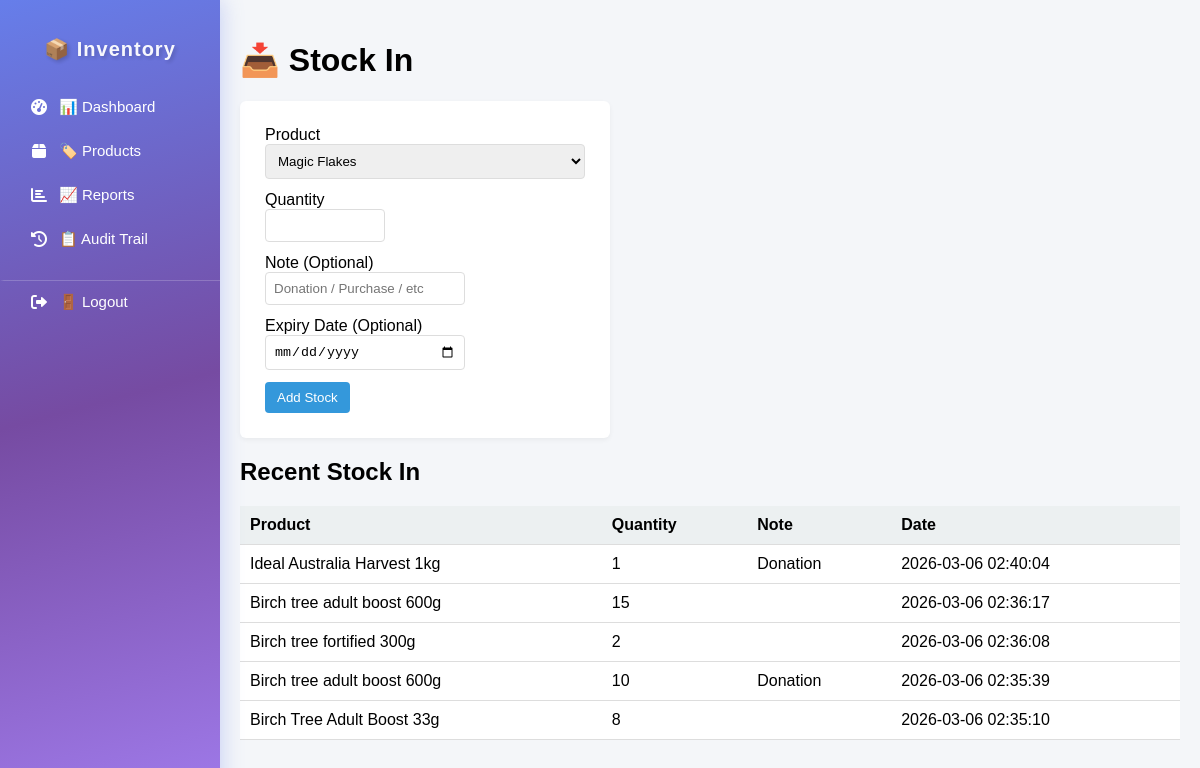
Page /stock_in.php?product_id=15 on the committed database.
### tables this page shows
CREATE TABLE `stock_movements` (
  `id` int(11) NOT NULL,
  `product_id` int(11) NOT NULL,
  `staff_id` int(11) DEFAULT NULL,
  `supplier_id` int(11) DEFAULT NULL,
  `type` enum('IN','OUT') NOT NULL,
  `quantity` int(11) NOT NULL CHECK (`quantity` > 0),
  `note` varchar(255) DEFAULT NULL,
  `reason` varchar(255) DEFAULT NULL,
  `expiry_date` date DEFAULT NULL,
  `created_at` timestamp NOT NULL DEFAULT current_timestamp()
);

CREATE TABLE `products` (
  `id` int(11) NOT NULL,
  `name` varchar(255) NOT NULL,
  `category_id` int(11) NOT NULL,
  `unit` varchar(50) NOT NULL,
  `min_stock` int(11) DEFAULT 0,
  `created_at` timestamp NOT NULL DEFAULT current_timestamp(),
  `is_active` tinyint(1) DEFAULT 1,
  `expiry_date` date DEFAULT NULL,
  `has_expiry` tinyint(1) DEFAULT 1,
  `image_path` varchar(255) DEFAULT NULL
);

### public/stock_in.php (the view, shortened to what this page needs)
<?php
$db = Database::connect();
$selectedProduct = $_GET['product_id'] ?? '';
$stmt = $db->query("
    SELECT id, name
    FROM products
    WHERE is_active = 1
    ORDER BY name ASC
");
$products = $stmt->fetchAll(PDO::FETCH_ASSOC);
$stmt2 = $db->query("
    SELECT sm.*, p.name AS product_name
    FROM stock_movements sm
    JOIN products p ON sm.product_id = p.id
    WHERE sm.type = 'IN'
    ORDER BY sm.created_at DESC
    LIMIT 5
");
$recent = $stmt2->fetchAll(PDO::FETCH_ASSOC);
?>
<!DOCTYPE html>
<html>
<head>
<link rel="stylesheet" href="assets/css/style.css">
</head>
<body>
<div class="container">
<?php include 'includes/sidebar.php'; ?>
<div class="main">
<h1>📥 Stock In</h1>
<div class="card">
<form action="../api/add_stock.php" method="POST">
<label>Product</label>
<select name="product_id" required>
<?php foreach($products as $p): ?>
<option value="<?= $p['id'] ?>"
<?= $selectedProduct == $p['id'] ? 'selected' : '' ?>>
<?= htmlspecialchars($p['name']) ?>
</option>
<?php endforeach; ?>
</select>
<label>Quantity</label>
<input
    type="number"
    name="quantity"
    class="quantity-input"
    required
    min="1"
    max="999"
    inputmode="numeric"
    pattern="[0-9]*"
>
<label>Note (Optional)</label>
<input
    type="text"
    name="note"
    class="note-input"
    placeholder="Donation / Purchase / etc"
>
<label>Expiry Date (Optional)</label>
<input type="date" name="expiry_date" style="width:200px;">
<button type="submit" style="display:block;margin-top:10px;">
Add Stock
</button>
</form>
</div>
<h2>Recent Stock In</h2>
<table>
<thead>
<tr>
<th>Product</th>
<th>Quantity</th>
<th>Note</th>
<th>Date</th>
</tr>
</thead>
<tbody>
<?php if(count($recent) > 0): ?>
<?php foreach($recent as $r): ?>
<tr>
<td><?= htmlspecialchars($r['product_name']) ?></td>
<td><?= $r['quantity'] ?></td>
<td><?= htmlspecialchars($r['note'] ?? '') ?></td>
<td><?= $r['created_at'] ?></td>
</tr>
<?php endforeach; ?>
<?php else: ?>
<tr>
<td colspan="4">No stock-in records yet.</td>
</tr>
<?php endif; ?>
</tbody>
</table>
</div>
</div>
</body>
</html>

### public/assets/css/style.css (style rules this page uses)
* { box-sizing: border-box; }
body { margin: 0; font-family: Arial, sans-serif; background: #f2f4f8; }
.container { display: flex; min-height: 100vh; }
.main { flex: 1; padding: 30px; background: #f2f4f8; }
.card { background: white; padding: 22px; border-radius: 14px; box-shadow: 0 8px 20px rgba(0,0,0,0.06); transition: 0.2s ease; }
table { width: 100%; border-collapse: collapse; }
th, td { padding: 10px; border-bottom: 1px solid #eee; }
th { background: #f4f6f9; text-align: left; }

### public/stock_in.php (style rules this page uses)
body { margin: 0; font-family: Arial; background: #f4f6f9; }
.container { display: flex; min-height: 100vh; }
.main { flex: 1; padding: 20px; background: #f4f6f9; }
.card { background: white; padding: 25px; border-radius: 6px; margin-bottom: 20px; box-shadow: 0 2px 5px rgba(0,0,0,0.05); max-width: 370px; }
input, select { display: block; width: 100%; padding: 8px; margin-bottom: 12px; border-radius: 4px; border: 1px solid #ddd; }
.quantity-input { width: 120px; }
.note-input { width: 200px; }
button { padding: 8px 12px; background: #3498db; color: white; border: none; border-radius: 4px; cursor: pointer; }
table { width: 100%; border-collapse: collapse; background: white; }
th, td { padding: 10px; border-bottom: 1px solid #ddd; }
th { background: #ecf0f1; }

### rows in the picture
stock_movements: product.name "Ideal Australia Harvest 1kg", quantity "1", note "Donation", created_at "2026-03-06 02:40:04"
stock_movements: product.name "Birch tree adult boost 600g", quantity "15", created_at "2026-03-06 02:36:17"
stock_movements: product.name "Birch tree fortified 300g", quantity "2", created_at "2026-03-06 02:36:08"
stock_movements: product.name "Birch tree adult boost 600g", quantity "10", note "Donation", created_at "2026-03-06 02:35:39"
stock_movements: product.name "Birch Tree Adult Boost 33g", quantity "8", created_at "2026-03-06 02:35:10"

### other values in the picture
form field product_id "Magic Flakes"
